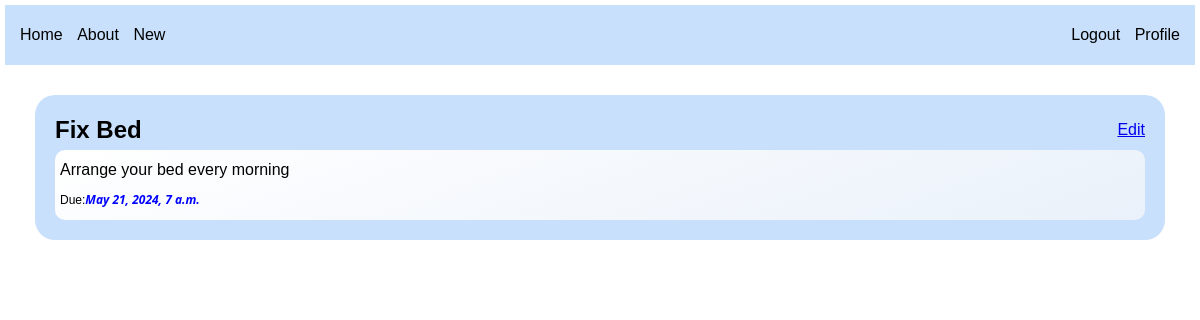
Page /tasks/3/ (signed in) on the committed database.
### todolist/models.py (models this page shows, shortened)
class Task(models.Model):
    title = models.CharField(max_length=200, null=False, blank=False)
    description = models.TextField(blank=True)
    created_on = models.DateTimeField(auto_now_add=True)
    deadline = models.DateTimeField()
    completed = models.BooleanField(default=False)
    atachment = models.FileField(upload_to="media/", blank=True, null=True)
    user = models.ForeignKey(User, on_delete=models.CASCADE, related_name='tasks')
    class Meta:
        ordering = ["-created_on"]
        verbose_name = 'task'

### todolist/views.py (the view)
# urls.py: path('tasks/<int:task_id>/', views.taskDetail, name="task.detail"),
@login_required(login_url='login')
def taskDetail(request, task_id):
   task = get_object_or_404(Task, pk=task_id)
   return render(request, 'todolist/task_detail.html', {'task': task})

### todolist/templates/todolist/task_detail.html (shortened to what this page needs)
{% extends "base.html" %}
{% block content %}
<div class="tasklist">
  <div class="title">
    <h2>{{task.title}}</h2>
    <div class='edit'><p><a href='/tasks/{{task.id}}/update'>Edit</a><p></div>
    </div>
    <div class="description">
      <p>{{task.description}}</p>
      <p class="duedate">Due: <b> {{task.deadline}}</b></p>
    </div>
  </div>
{% endblock content %}

### static/css/style.css (style rules this page uses)
* { box-sizing: border-box; margin: 0; padding: 0; }
body { background: white; font-family: 'Lucida Sans', 'Lucida Sans Regular', 'Lucida Grande', 'Lucida Sans Unicode', Geneva, Verdana, sans-serif; margin: 5px; }
.tasklist { display: block; margin: 30px; padding: 20px; background: #c9e0fc; line-height: 30px; border-radius: 20px; }
.description { margin-top: 5px; background: linear-gradient(160deg, #ffffff, #eaf1fa); padding: 5px; border-radius: 10px; }
.duedate { display: flex; font-size: 12px; }
.duedate b { font-style: italic; font-family: 'Segoe UI', Tahoma, Geneva, Verdana, sans-serif; color: blue; }
.title { display: flex; justify-content: space-between; }
.title .edit { justify-content: flex-end; }

### rows in the picture
Task: title "Fix Bed", description "Arrange your bed every morning", deadline "May 21, 2024, 7 a.m."
